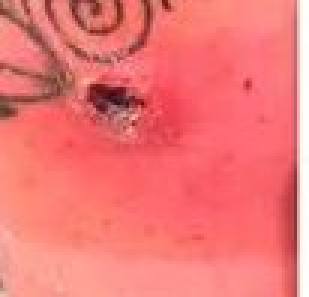
#> input picture test_images/es_spidersimage207 (copy).jpg, 103 x 99 px (shown 3 times larger)
$ python -i classical_features.py   (imports and definitions only)   (older library calls are emulated)
#> lines starting #> are read from the running program, lines starting #| are printed output that depends on the picture
"""
classical_features.py
=====================
Leakage-Free Classical Feature Extraction Pipeline for ResQ_Ai Phase 2.

Implements:
1. Classical Feature Extractors:
   - Gray-Level Co-occurrence Matrix (GLCM): Contrast, dissimilarity,
     homogeneity, energy, correlation, ASM across multiple distances & angles.
   - Local Binary Patterns (LBP): Rotation-invariant uniform patterns for micro-texture.
   - Scale-Invariant Feature Transform (SIFT): Keypoint detection and 128-dim
     descriptor extraction with graceful fallback for zero keypoints.
   - Bag-of-Visual-Words (BoVW): Visual word codebook quantization.
2. Strict Leakage-Free Out-of-Fold (OOF) Cross-Validation Pipeline:
   - Prevents data leakage into the Tier-2 Meta-Learner by strictly fitting:
     * BoVW KMeans Codebook
     * StandardScaler
     * PCA Dimensionality Reduction
     * Descriptor Classifier
     exclusively on the training fold (train_idx) of each cross-validation split.
3. Fast Production Inference:
   - Full-pipeline single image feature extraction & probability inference in ~15-30 ms on CPU.
"""

import time
import logging
from typing import Dict, List, Optional, Tuple, Union, Any

import numpy as np
import cv2
from skimage.feature import graycomatrix, graycoprops, local_binary_pattern
from sklearn.base import BaseEstimator, ClassifierMixin
from sklearn.cluster import MiniBatchKMeans
from sklearn.preprocessing import StandardScaler
from sklearn.decomposition import PCA
from sklearn.linear_model import LogisticRegression
from sklearn.model_selection import StratifiedKFold
import joblib

logger = logging.getLogger("classical_features")
# [2 lines not run here, left out]

# ---------------------------------------------------------------------------
# Default Constants & 8-Class Taxonomy
# ---------------------------------------------------------------------------

CLASSES: List[str] = [
    'ants',
    'bed_bugs',
    'chiggers',
    'fleas',
    'mosquitos',
    'no_bites',
    'spiders',
    'ticks',
]

GLCM_DISTANCES: Tuple[int, ...] = (1, 2, 3)
GLCM_ANGLES: Tuple[float, ...] = (0.0, np.pi / 4, np.pi / 2, 3 * np.pi / 4)
GLCM_LEVELS: int = 32
GLCM_PROPERTIES: Tuple[str, ...] = (
    'contrast',
    'dissimilarity',
    'homogeneity',
    'energy',
    'correlation',
    'ASM',
)

LBP_POINTS: int = 8
LBP_RADIUS: int = 1
LBP_METHOD: str = 'uniform'

SIFT_MAX_FEATURES: int = 200
DEFAULT_BOVW_CLUSTERS: int = 64
DEFAULT_PCA_COMPONENTS: int = 32


# ---------------------------------------------------------------------------
# Preprocessing Helper
# ---------------------------------------------------------------------------

def preprocess_image_to_grayscale(
    image: Union[np.ndarray, Any],
    target_size: Tuple[int, int] = (224, 224),
) -> np.ndarray:
    """
    Normalizes an input image (numpy array, PIL Image, or file path) to a
    standardized 224x224 8-bit unsigned integer grayscale numpy array.

    Args:
        image: Input image array, PIL image, or path string.
        target_size: (width, height) resolution tuple, default (224, 224).

    Returns:
        np.ndarray: Grayscale image with shape (height, width) and dtype uint8.
    """
    if isinstance(image, str):
        img_arr = cv2.imread(image)
        if img_arr is None:
            raise FileNotFoundError(f"Image file could not be read from path: {image}")
        img_gray = cv2.cvtColor(img_arr, cv2.COLOR_BGR2GRAY)
    elif hasattr(image, "convert"):  # PIL Image
        img_rgb = np.array(image.convert("RGB"))
        img_gray = cv2.cvtColor(img_rgb, cv2.COLOR_RGB2GRAY)
    elif isinstance(image, np.ndarray):
        if image.ndim == 3:
            if image.shape[2] == 4:  # RGBA
                img_gray = cv2.cvtColor(image, cv2.COLOR_RGBA2GRAY)
            elif image.shape[2] == 3:  # RGB or BGR
                img_gray = cv2.cvtColor(image, cv2.COLOR_RGB2GRAY)
            else:
                img_gray = image[:, :, 0]
        elif image.ndim == 2:
            img_gray = image
        else:
            raise ValueError(f"Unsupported image dimensions: {image.shape}")
    else:
        raise TypeError(f"Unsupported image type: {type(image)}")

    # Ensure uint8 [0, 255]
    if img_gray.dtype != np.uint8:
        if img_gray.max() <= 1.0:
            img_gray = (img_gray * 255.0).astype(np.uint8)
        else:
            img_gray = np.clip(img_gray, 0, 255).astype(np.uint8)

    # Resize to target size (width, height)
    if (img_gray.shape[1], img_gray.shape[0]) != target_size:
        img_gray = cv2.resize(img_gray, target_size, interpolation=cv2.INTER_AREA)

    return img_gray


# ---------------------------------------------------------------------------
# Feature Extraction: GLCM
# ---------------------------------------------------------------------------

def extract_glcm_features(
    gray_image: np.ndarray,
    distances: Tuple[int, ...] = GLCM_DISTANCES,
    angles: Tuple[float, ...] = GLCM_ANGLES,
    properties: Tuple[str, ...] = GLCM_PROPERTIES,
    levels: int = GLCM_LEVELS,
) -> np.ndarray:
    """
    Computes Gray-Level Co-occurrence Matrix (GLCM) statistical features.

    Calculates texture descriptors across defined pixel distances and orientation
    angles (0, 45, 90, 135 degrees), capturing spatial gray-level dependencies.
    Quantizes gray levels (default 32) for ultra-fast, high-fidelity texture
    computation (~2-4 ms vs ~100 ms for 256 levels).

    Args:
        gray_image: Standardized 2D uint8 image (H, W).
        distances: Pixel pair distances, default (1, 2, 3).
        angles: Direction angles in radians, default (0, pi/4, pi/2, 3pi/4).
        properties: GLCM metrics to compute.
        levels: Quantization levels for GLCM (default 32).

    Returns:
        np.ndarray: 1D float32 vector of GLCM properties (length: len(properties) * len(distances) * len(angles)).
                    For default parameters: 6 * 3 * 4 = 72 dimensions.
    """
    if levels < 256 and gray_image.max() >= levels:
        quant_factor = max(1, 256 // levels)
        quantized = (gray_image // quant_factor).astype(np.uint8)
        if quantized.max() >= levels:
            quantized = np.clip(quantized, 0, levels - 1)
    else:
        quantized = gray_image

    # Compute normalized symmetric GLCM
    glcm = graycomatrix(
        quantized,
        distances=list(distances),
        angles=list(angles),
        levels=levels,
        symmetric=True,
        normed=True,
    )

    feature_list = []
    for prop in properties:
        # prop_matrix shape: (len(distances), len(angles))
        prop_matrix = graycoprops(glcm, prop)
        feature_list.append(prop_matrix.flatten())

    glcm_vector = np.concatenate(feature_list).astype(np.float32)
    # Replace any potential NaNs or Infs
    np.nan_to_num(glcm_vector, copy=False, nan=0.0, posinf=0.0, neginf=0.0)
    return glcm_vector


# ---------------------------------------------------------------------------
# Feature Extraction: LBP
# ---------------------------------------------------------------------------

def extract_lbp_features(
    gray_image: np.ndarray,
    P: int = LBP_POINTS,
    R: int = LBP_RADIUS,
    method: str = LBP_METHOD,
) -> np.ndarray:
    """
    Computes Local Binary Patterns (LBP) normalized histogram.

    Captures fine, rotation-invariant micro-textures and boundary contours.
    With uniform patterns, bins represent distinct edge/spot patterns plus
    one bin for non-uniform patterns.

    Args:
        gray_image: Standardized 2D uint8 image (H, W).
        P: Number of circularly symmetric neighbor set points, default 8.
        R: Radius of circle, default 1.
        method: LBP pattern method ('uniform' by default).

    Returns:
        np.ndarray: Normalized 1D float32 histogram vector of length (P + 2).
                    For P=8: 10 dimensions.
    """
    lbp = local_binary_pattern(gray_image, P=P, R=R, method=method)
    n_bins = P + 2 if method == "uniform" else int(2 ** P)

    hist, _ = np.histogram(
        lbp.ravel(),
        bins=n_bins,
        range=(0, n_bins),
        density=False,
    )
    hist = hist.astype(np.float32)
    # L1 normalization
    sum_hist = np.sum(hist)
    if sum_hist > 0:
        hist /= sum_hist
    return hist


# ---------------------------------------------------------------------------
# Feature Extraction: SIFT
# ---------------------------------------------------------------------------

def extract_sift_descriptors(
    gray_image: np.ndarray,
    max_features: int = SIFT_MAX_FEATURES,
) -> np.ndarray:
    """
    Detects keypoints and extracts 128-dimensional SIFT descriptors.

    Gracefully handles low-texture images where no keypoints are detected
    by returning an empty array of shape (0, 128).

    Args:
        gray_image: Standardized 2D uint8 image (H, W).
        max_features: Maximum number of keypoints to retain, default 200.

    Returns:
        np.ndarray: Descriptors array of shape (N, 128) with dtype float32.
    """
    sift = cv2.SIFT_create(nfeatures=max_features)
    _, descriptors = sift.detectAndCompute(gray_image, None)

    if descriptors is None or len(descriptors) == 0:
        return np.empty((0, 128), dtype=np.float32)

    return descriptors.astype(np.float32)


# ---------------------------------------------------------------------------
# Bag of Visual Words (BoVW) Quantization
# ---------------------------------------------------------------------------

# [31 lines left out: function quantize_bovw_histogram, not called in this run]


# ---------------------------------------------------------------------------
# Combined Single-Image Feature Extractor
# ---------------------------------------------------------------------------

class RawImageFeatures:
    """Container holding raw classical descriptors extracted from a single image."""
    __slots__ = ("glcm", "lbp", "sift_descriptors")

    def __init__(self, glcm: np.ndarray, lbp: np.ndarray, sift_descriptors: np.ndarray):
        self.glcm = glcm
        self.lbp = lbp
        self.sift_descriptors = sift_descriptors


def extract_raw_image_features(
    image: Union[np.ndarray, Any],
    max_sift_features: int = SIFT_MAX_FEATURES,
    target_size: Tuple[int, int] = (224, 224),
) -> RawImageFeatures:
    """
    Extracts GLCM, LBP, and raw SIFT descriptors for a single image.
    This step is strictly image-local and independent of any other images,
    making it completely safe from data leakage.

    Args:
        image: Image array, PIL Image, or file path.
        max_sift_features: Upper bound for SIFT keypoints.
        target_size: (width, height) resize target.

    Returns:
        RawImageFeatures: Contains .glcm (72,), .lbp (10,), and .sift_descriptors (N, 128).
    """
    gray = preprocess_image_to_grayscale(image, target_size=target_size)
    glcm_vec = extract_glcm_features(gray)
    lbp_vec = extract_lbp_features(gray)
    sift_desc = extract_sift_descriptors(gray, max_features=max_sift_features)
    return RawImageFeatures(glcm=glcm_vec, lbp=lbp_vec, sift_descriptors=sift_desc)


# ---------------------------------------------------------------------------
# Production Classical Feature Pipeline
# ---------------------------------------------------------------------------

class ProductionClassicalPipeline:
    """
    Trained end-to-end Classical Descriptor Model for ResQ_Ai inference.

    Holds the fitted parameters:
    - BoVW KMeans codebook
    - StandardScaler
    - PCA reduction
    - Classifier (LogisticRegression / Calibrated / Classifier)
    """

    # [77 lines left out: functions __init__, extract_features, predict_proba, predict_proba_detailed, save, load, not called in this run]


# ---------------------------------------------------------------------------
# Leakage-Free Out-Of-Fold (OOF) Cross-Validation Engine
# ---------------------------------------------------------------------------

class LeakageFreeOOFPipeline:
    """
    Strict Leakage-Free Cross-Validation Engine for Tier-2 Meta-Learner Data.

    =========================================================================
    MATHEMATICAL & ARCHITECTURAL GUARDRAIL:
    =========================================================================
    To prevent data leakage when generating Out-of-Fold (OOF) probabilities:
    1. BoVW KMeans codebook is fitted SOLELY on SIFT keypoints from train_idx.
    2. StandardScaler is fitted SOLELY on feature vectors from train_idx.
    3. PCA is fitted SOLELY on standardized feature vectors from train_idx.
    4. Classifier is fitted SOLELY on (X_train_pca, y_train).
    5. OOF predictions are produced on val_idx using the strictly trained fold
       pipeline. No test/validation fold data is EVER observed during fitting.
    =========================================================================
    """

    # [280 lines left out: functions __init__, run_oof_cv, fit_production_pipeline, not called in this run]

>>> import cv2
>>> picture = cv2.imread('test_images/es_spidersimage207 (copy).jpg')
#> picture is the input picture: shape (99, 103, 3); mean B, G, R 117.1, 118.1, 239.6
>>> result = extract_raw_image_features(picture)
#> in preprocess_image_to_grayscale, `img_gray = cv2.cvtColor(image, cv2.COLOR_RGB2GRAY)`:
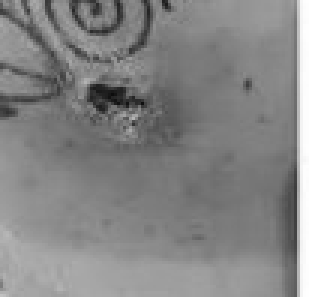
#> img_gray: shape (99, 103) (shown 3 times larger); min 13, max 254, mean 131.7
#> in preprocess_image_to_grayscale, `img_gray = cv2.resize(img_gray, target_size, interpolation=cv2.INTER_A..`:
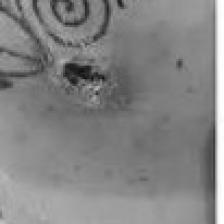
#> img_gray: shape (224, 224); min 13, max 254, mean 131.6
#> after the loop in extract_glcm_features, `for prop in properties:`: feature_list = 6 items
#> in extract_glcm_features, `glcm_vector = np.concatenate(feature_list).astype(np.float32)`: glcm_vector = 72 values, max 4.48 at index 8, min 0.0507 at index 71, mean 0.743
#> in extract_raw_image_features, `glcm_vec = extract_glcm_features(gray)`: glcm_vec has the same summary as glcm_vector in extract_glcm_features
#> in extract_lbp_features, `lbp = local_binary_pattern(gray_image, P=P, R=R, method=method)`:
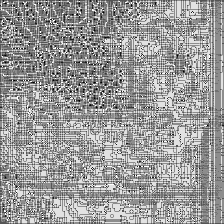
#> lbp: shape (224, 224) float64; min 0, max 9, mean 5.45; drawn with min black and max white
#> in extract_lbp_features, `hist, _ = np.histogram( lbp.ravel(), bins=n_bins, range=(0, n_bins), d..`: hist = [91, 864, 308, 7892, 5058, 14890, 6831, 2098, 11159, 985]
#> in extract_lbp_features, `sum_hist = np.sum(hist)`: sum_hist = 50176
#> in extract_lbp_features, `hist /= sum_hist`: hist = [0.00181, 0.0172, 0.00614, 0.157, 0.101, 0.297, 0.136, 0.0418, 0.222, 0.0196]
#> in extract_raw_image_features, `lbp_vec = extract_lbp_features(gray)`: lbp_vec has the same summary as hist in extract_lbp_features
#> in extract_sift_descriptors, `return descriptors.astype(np.float32)`:
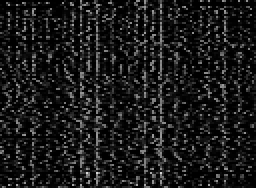
#> returned value: shape (94, 128) float32 (shown 2 times larger); min 0, max 213, mean 26.1
